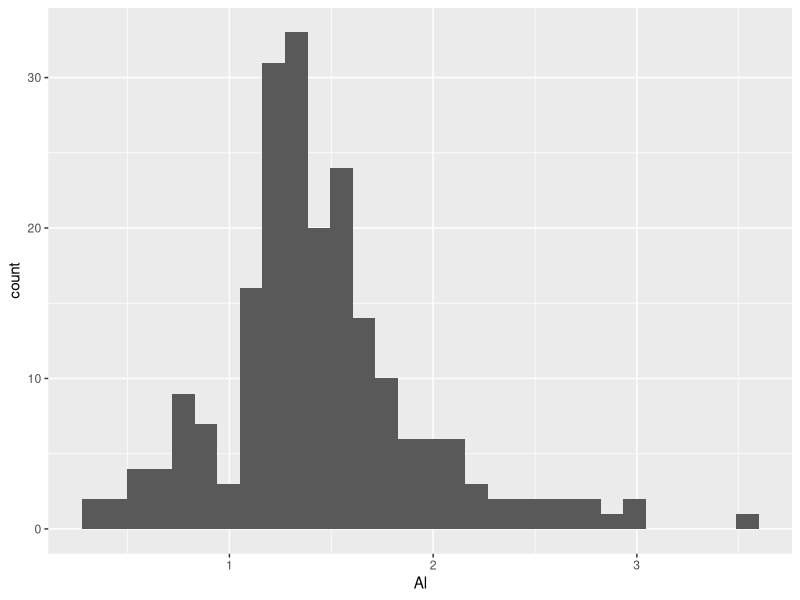
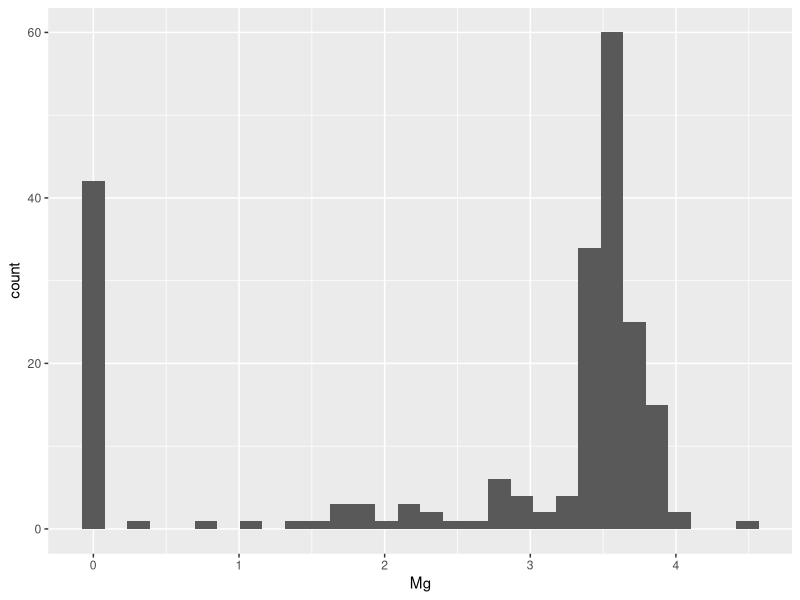
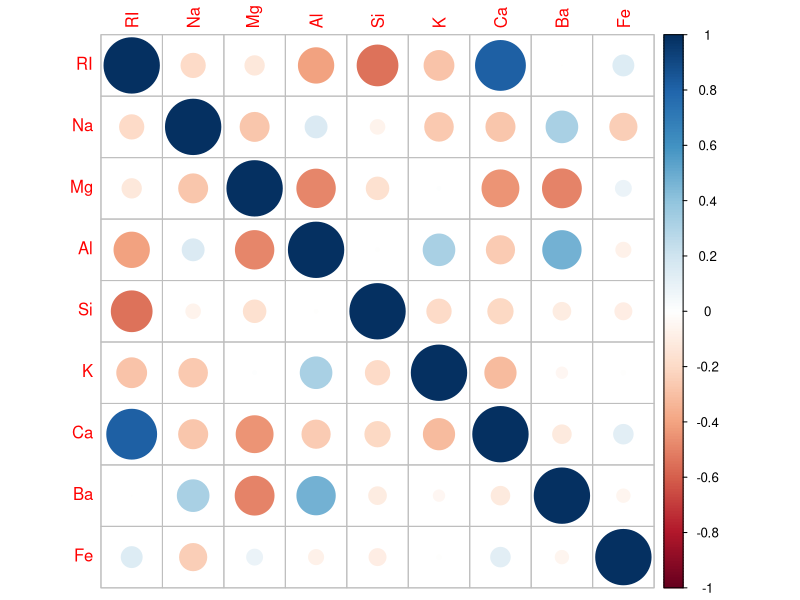
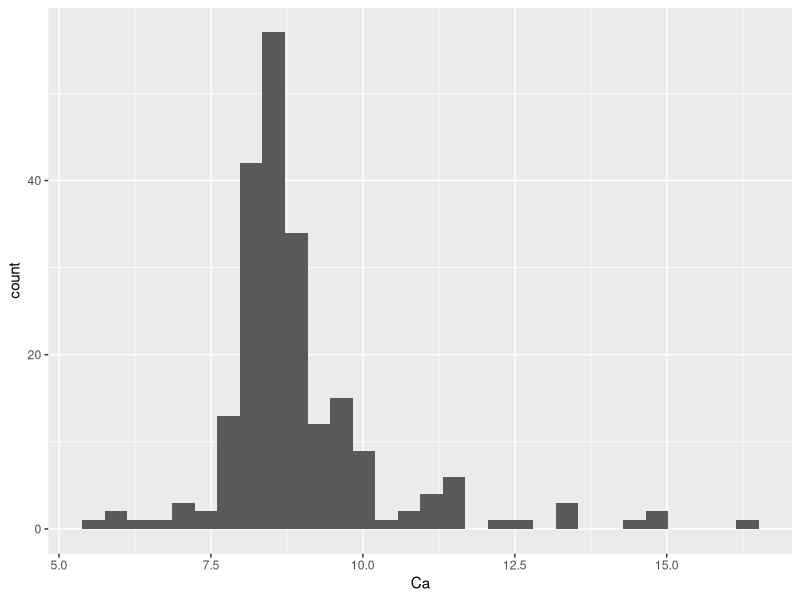
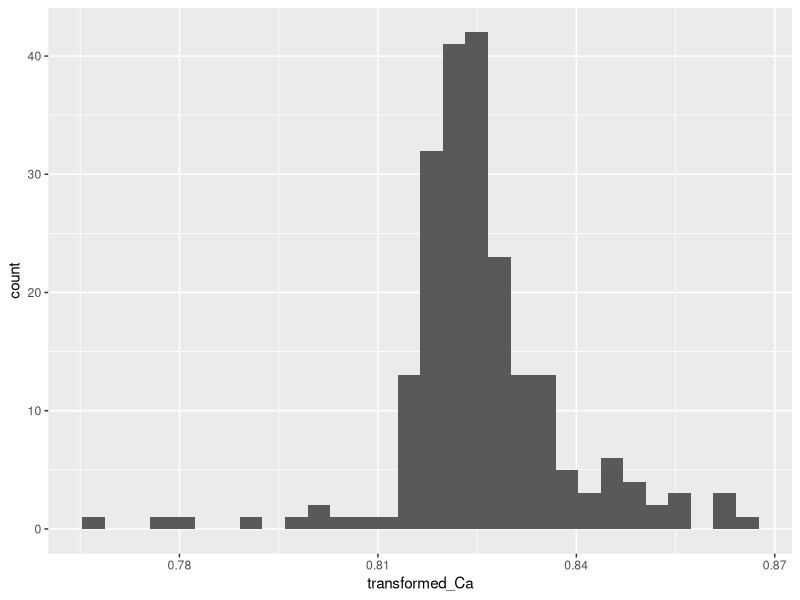
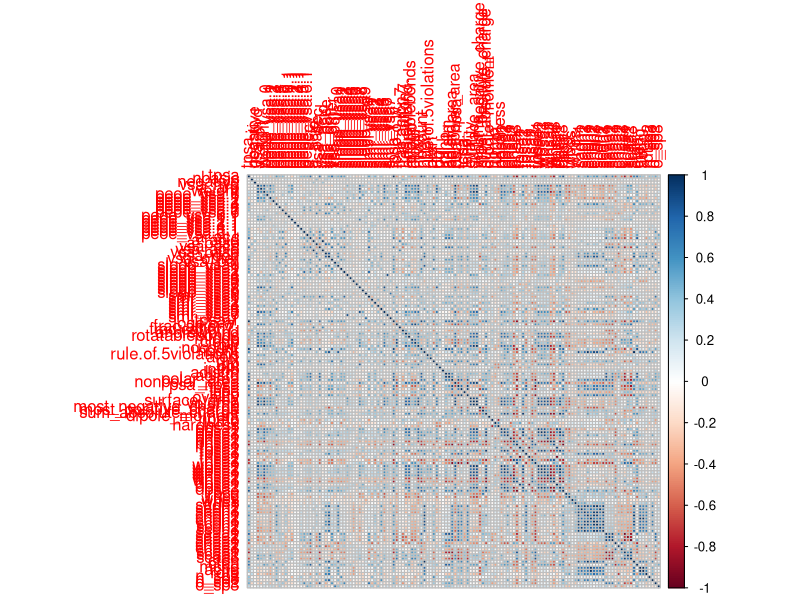
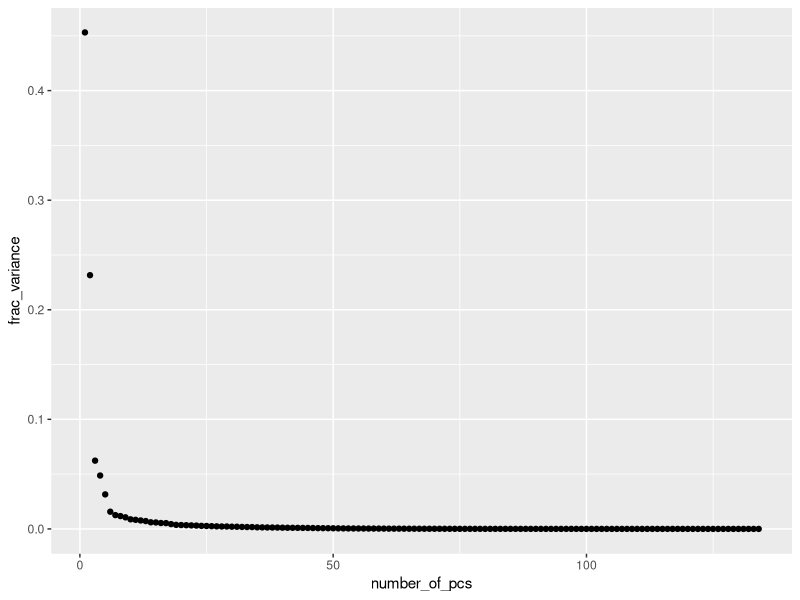

These figures' R source, in order:
## ---- chunk 1
knitr::opts_chunk$set(echo = TRUE)
## ---- chunk 2
library(ggplot2)
library(caret)
library(mlbench)
library(corrplot)
## ---- chunk 3
RMSE <- function(y, y_hat){
  sq_er <- (y - y_hat)^2
  mean_sq_er <- mean(sq_er)
  rmse <- sqrt(mean_sq_er)
  return(rmse)
}
## ---- chunk 4
data(Glass)
## ---- chunk 5
ggplot(data = Glass) + geom_histogram(mapping = aes(x = Al))
ggplot(data = Glass) + geom_histogram(mapping = aes(x = Mg))
## ---- chunk 6
correlation_matrix <- cor(subset(Glass, select = -c(Type)))
corrplot(correlation_matrix)
## ---- chunk 7
skewness_list <- apply(Glass[,1:9], 2, BoxCoxTrans)
for (col in colnames(Glass)[1:9]){
  print(paste(col, skewness_list[[col]]$skewness))
}
## ---- chunk 8
ggplot(data = Glass) + geom_histogram(mapping = aes(x = Ca))
Glass['transformed_Ca'] <- predict(skewness_list$Ca, Glass$Ca)
ggplot(data = Glass) + geom_histogram(mapping = aes(x = transformed_Ca))
## ---- chunk 9
data("Soybean")
P <- ncol(Soybean)
n <- nrow(Soybean)



degenerate <- function(dist){
  frac_unique <- length(dist) / sum(dist)
  
  largest <- sort(dist, decreasing = TRUE)[1]
  sec_largest <- sort(dist, decreasing = TRUE)[2]
  ratio <- largest / sec_largest
  
  ratio <- sort(dist, decreasing = TRUE)[1] / sort(dist, decreasing = TRUE)[2]
  if ((frac_unique < .1) & (ratio > 20)){
    return(TRUE)
  } else {
    return(FALSE)
  }
}

var_tables <- apply(Soybean, 2, table)
degenerate_features <- sapply(var_tables, degenerate)

Soybean <- Soybean[ ,!degenerate_features]
P <- ncol(Soybean)
## ---- chunk 10
percent_missing <- function(x){
  p_m <- sum(is.na(x)) / length(x)
  return(p_m)
}
## ---- chunk 11
apply(Soybean, 2, percent_missing)
## ---- chunk 12
data(BloodBrain)
## ---- chunk 13
bbb_var_tables <- apply(bbbDescr, 2, table)
degenerate_vec <- sapply(bbb_var_tables, degenerate)
sum(degenerate_vec)
degenerate_vec[degenerate_vec]

var_vec <- apply(bbbDescr, 2, var)
head(sort(var_vec), 10)
## ---- chunk 14
cor_mat <- cor(bbbDescr)
corrplot(cor_mat)
## ---- chunk 15
pc <- prcomp(bbbDescr)
scaled_stdev <- as.data.frame(cbind(pc$sdev / sum(pc$sdev), 1:length(pc$sdev)))
colnames(scaled_stdev) <- c('frac_variance', 'number_of_pcs')
ggplot(data=scaled_stdev) + geom_point(mapping=aes(x=number_of_pcs, y=frac_variance))
